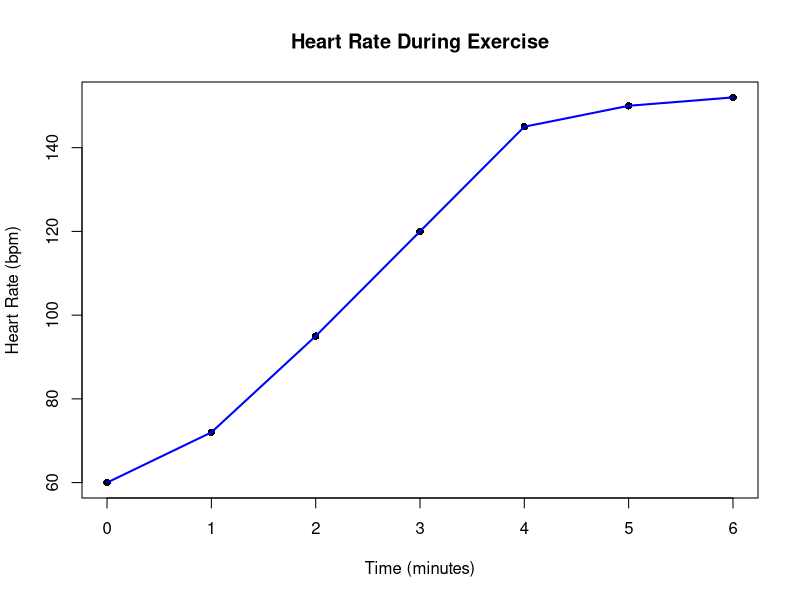
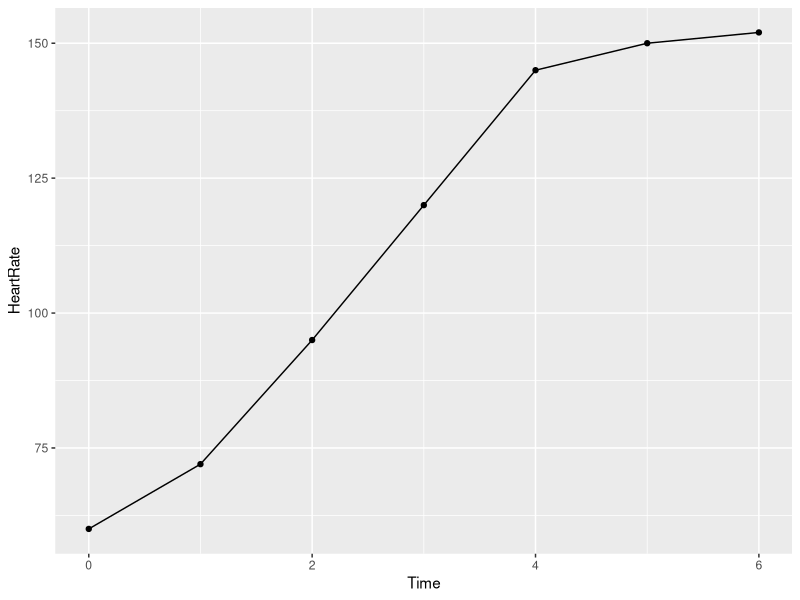
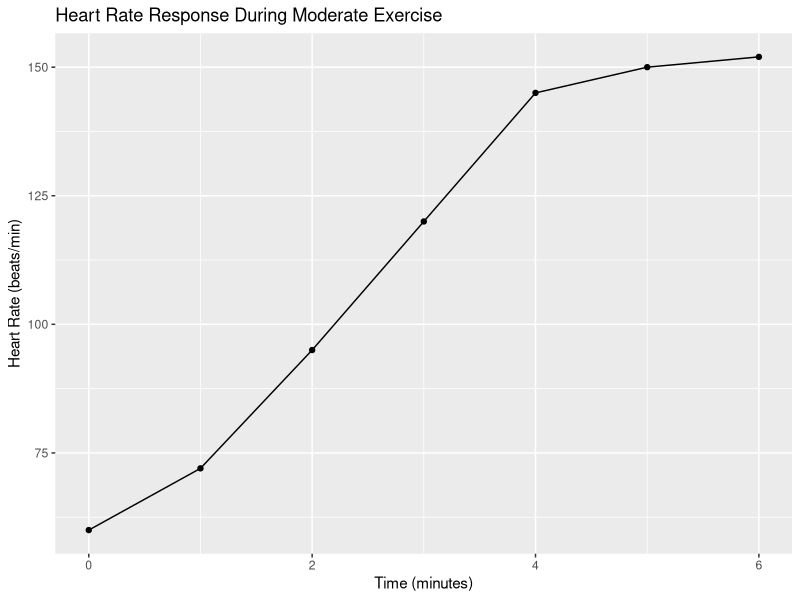
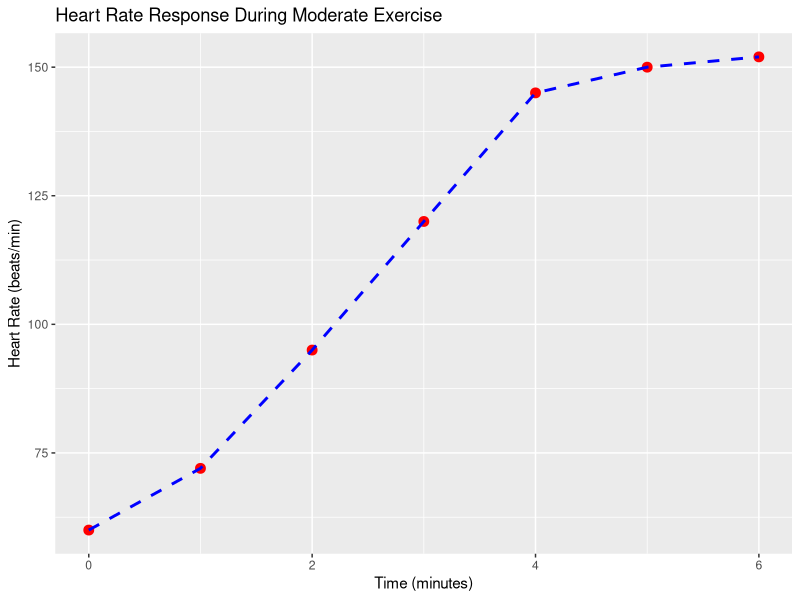
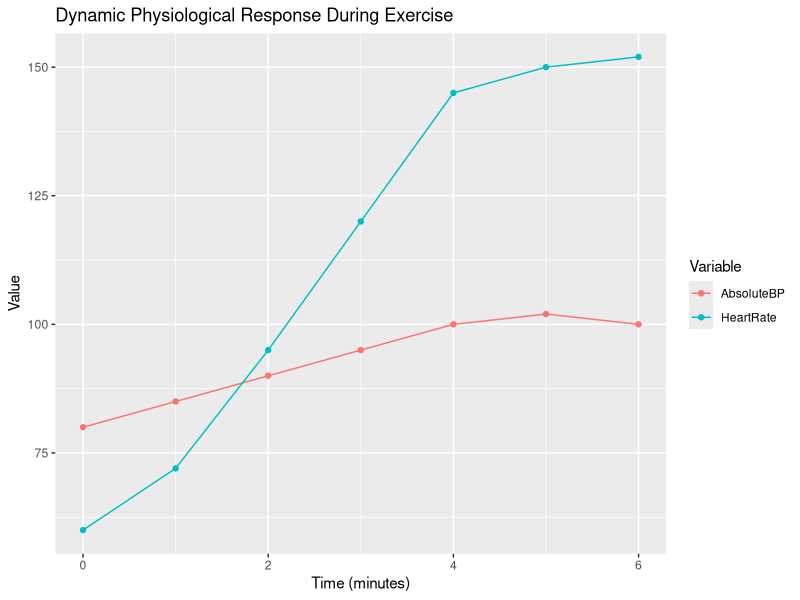
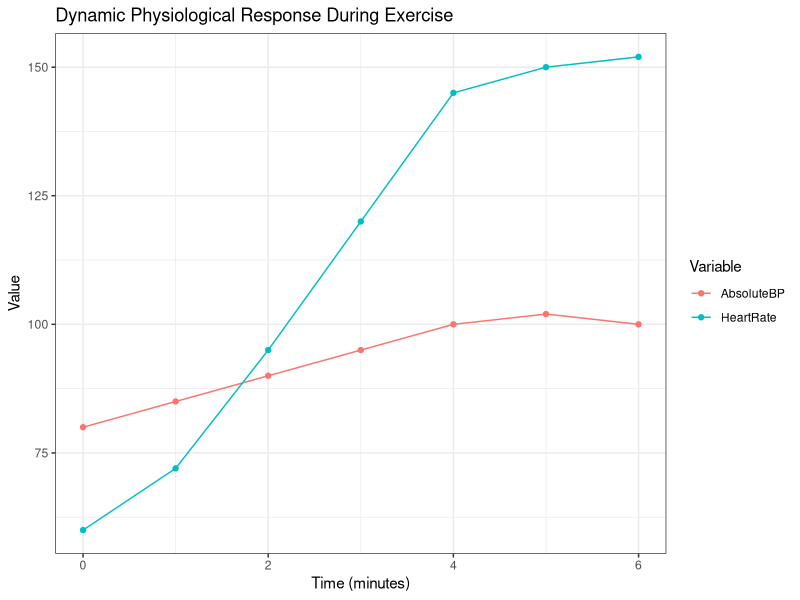

Recreate these plots in R, in order.
## ---- chunk 1
10 + 5
## ---- chunk 2
25 * 3 - 10
## ---- chunk 3
(100 / 5) + (15 * 2)
## ---- chunk 4
resting_HR <- 65
## ---- chunk 5
max_HR <- 220 - 40 # Let's assume age 40

HR_range <- max_HR - resting_HR

print(HR_range)
## ---- chunk 6
BMI <- 75 / (1.80^2) # Mass (kg) / Height (m)^2

print(BMI)
## ---- chunk 7
heart_rate <- 72.5 # Numeric (double)
age <- 30         # Numeric (integer, but often treated as double)
rate_constant <- 0.15 # Numeric (double)
## ---- chunk 8
subject_id <- "Subject_001"
measurement_unit <- "bpm"
## ---- chunk 9
is_exercising <- TRUE
is_resting <- FALSE
## ---- chunk 10
class(heart_rate)
## ---- chunk 11
class(subject_id)
## ---- chunk 12
sqrt(81) # Square root
## ---- chunk 13
exp(1)   # The exponential function e^x (e to the power of 1)
## ---- chunk 14
log(10)  # Natural logarithm (base e)
## ---- chunk 15
log10(100) # Logarithm base 10
## ---- chunk 16
sin(pi / 2) # Sine function (input in radians)
## ---- chunk 17
initial_concentration <- 100
decay_rate <- 0.05
time_point <- 10

# Concentration after 10 time units using the exponential decay formula
predicted_concentration <- initial_concentration * exp(-decay_rate * time_point)

print(predicted_concentration)
## ---- chunk 18
round(BMI, 2)
## ---- chunk 19
# This line calculates the maximum heart rate based on age
max_HR <- 220 - 40

# Let's define some parameters for a simple model
clearance_k <- 0.1  # Clearance rate constant (units: 1/time)
initial_C <- 50     # Initial concentration (units: mass/volume)
## ---- chunk 20
# A vector of heart rate measurements (beats per minute) at different time points
heart_rates <- c(60, 72, 95, 120, 145, 150, 152)

# A vector of corresponding time points (in minutes)
time_points_min <- c(0, 1, 2, 3, 4, 5, 6)

# A vector of model parameters (e.g., for a simple physiological model)
model_params <- c(0.05, 1.2, 70) # clearance_rate, volume, baseline_value
## ---- chunk 21
heart_rates
## ---- chunk 22
length(heart_rates) # How many elements are in the vector?

class(heart_rates) # What type of data is stored in the vector?
## ---- chunk 23
heart_rates[1] # Access the first element

heart_rates[4] # Access the fourth element (120 bpm)

heart_rates[c(1, 3, 7)] # Access multiple elements using a vector of indices

heart_rates[2:5] # Access a range of elements using the colon operator (:)

heart_rates[-1] # Access all elements EXCEPT the first one
## ---- chunk 24
# Convert heart rates from bpm to beats per second
heart_rates_bps <- heart_rates / 60

print(heart_rates_bps)

# Add a constant value to all elements (e.g., simulating a measurement offset)
heart_rates_offset <- heart_rates + 5

print(heart_rates_offset)
## ---- chunk 25
# Let's say we measured change in blood pressure (mmHg) at the same time points
delta_bp_mmhg <- c(0, 5, 10, 15, 20, 22, 20)

# Calculate a simple physiological stress index (just for illustration)
# Maybe stress_index = HR * delta_BP
stress_index <- heart_rates * delta_bp_mmhg

print(stress_index)
## ---- chunk 26
mean(heart_rates) # Calculate the average heart rate

sum(delta_bp_mmhg) # Calculate the total change in BP (not physiologically meaningful here, just an example)

max(heart_rates) # Find the maximum heart rate

min(heart_rates) # Find the minimum heart rate
## ---- chunk 27
# Create a matrix of physiological data (e.g., HR and BP for 3 time points)
# Let's arrange data as: Col 1 = HR, Col 2 = BP
# Data vector: 60, 120 (HR), 80, 140 (BP)
phys_matrix_data <- c(60, 80, 120, 140, 90, 130) # HR data then BP data

phys_matrix <- matrix(
  data = phys_matrix_data, 
  nrow = 3, 
  ncol = 2
)

print(phys_matrix)
## ---- chunk 28
phys_matrix_data_byrow <- c(60, 120, # Time 1: HR, BP
                            80, 140, # Time 2: HR, BP
                            90, 130) # Time 3: HR, BP

phys_matrix_corrected <- matrix(
  data = phys_matrix_data_byrow, 
  nrow = 3, 
  ncol = 2, 
  byrow = TRUE
)

print(phys_matrix_corrected)
## ---- chunk 29
# Data vector: HR at 3 times, then BP at 3 times
phys_matrix_data_cols <- c(60, 80, 90, # HR at times 1, 2, 3
                           120, 140, 130) # BP at times 1, 2, 3

phys_matrix_bycol <- matrix(
  data = phys_matrix_data_cols,
  nrow = 3, 
  ncol = 2
)

phys_matrix_bycol
## ---- chunk 30
phys_matrix_bycol[1, 1] # Element in row 1, column 1 (HR at time 1)

phys_matrix_bycol[2, ] # Entire second row (HR and BP at time 2)

phys_matrix_bycol[, 1] # Entire first column (HR at all times) - this is a vector!
## ---- chunk 31
# Our earlier vectors
time_points_min <- c(0, 1, 2, 3, 4, 5, 6)
heart_rates <- c(60, 72, 95, 120, 145, 150, 152)
delta_bp_mmhg <- c(0, 5, 10, 15, 20, 22, 20)
subject_id <- c("A", "A", "A", "A", "A", "A", "A") # A character vector

# Create a data frame from these vectors
exercise_data <- data.frame(Time = time_points_min,
                            HeartRate = heart_rates,
                            DeltaBP = delta_bp_mmhg,
                            Subject = subject_id)

exercise_data
## ---- chunk 32
# View the first few rows (useful for large datasets)
head(exercise_data)

# Get summary statistics for each column
summary(exercise_data)

# Get the names of the columns
colnames(exercise_data)

# Show the structure and data types of each column
str(exercise_data)

# Show the dimensions (rows, columns)
dim(exercise_data)
## ---- chunk 33
exercise_data[1, 2] # Heart rate at the first time point

exercise_data[3, ] # All data for the third time point

exercise_data[, 2] # All heart rates (returns a vector)
## ---- chunk 34
exercise_data$HeartRate # Get the entire HeartRate column as a vector

exercise_data$Time
## ---- chunk 35
exercise_data[, "DeltaBP"] # Get the DeltaBP column
## ---- chunk 36
# Assume RestingBP is 80 mmHg. Calculate AbsoluteBP
exercise_data$AbsoluteBP <- 80 + exercise_data$DeltaBP

# Calculate Heart Rate Reserve (HRR) if max HR is 190
max_hr <- 190
resting_hr <- 60
hrr <- max_hr - resting_hr

exercise_data$HRR_percent <- 100 * (exercise_data$HeartRate - resting_hr) / hrr

print(exercise_data) # View the updated data frame
## ---- chunk 37
# Select only the rows where HeartRate is greater than 100 bpm
high_hr_data <- exercise_data[exercise_data$HeartRate > 100, ]

print(high_hr_data)

# Select rows where Time is between 2 and 5 minutes (inclusive)
# Use '&' for 'and'
mid_exercise_data <- 
  exercise_data[exercise_data$Time >= 2 & exercise_data$Time <= 5, ]

print(mid_exercise_data)
## ---- chunk 38
# Create a simple scatter plot
plot(time_points_min, heart_rates,
     xlab = "Time (minutes)", # Label for the x-axis
     ylab = "Heart Rate (bpm)", # Label for the y-axis
     main = "Heart Rate During Exercise", # Plot title
     pch = 16) # Set the plotting symbol to a solid circle

# Add a line connecting the points
lines(time_points_min, heart_rates, col = "blue", lwd = 2) # col for color, lwd for line width
## ---- chunk 39
#| warning: false
#| message: false
library(ggplot2) # Load the package for this session
## ---- chunk 40
# Start the plot: specify data frame and map Time to x and HeartRate to y
ggplot(data = exercise_data, aes(x = Time, y = HeartRate)) +
  geom_point() + # Add a layer of points
  geom_line()    # Add a layer of lines
## ---- chunk 41
ggplot(data = exercise_data, aes(x = Time, y = HeartRate)) +
  geom_point() +
  geom_line() +
  labs(title = "Heart Rate Response During Moderate Exercise",
       x = "Time (minutes)",
       y = "Heart Rate (beats/min)")
## ---- chunk 42
    ggplot(data = exercise_data, aes(x = Time, y = HeartRate)) +
      geom_point(color = "red", size = 3) + # Set point color to red, size to 3
      geom_line(linetype = "dashed", color = "blue", linewidth = 1) + # Dashed blue line, width 1
      labs(title = "Heart Rate Response During Moderate Exercise",
           x = "Time (minutes)",
           y = "Heart Rate (beats/min)")
## ---- chunk 43
    # Install and load tidyr if you haven't
    # install.packages("tidyr")
    library(tidyr)

    # Reshape the data frame to long format for plotting multiple variables
    # Exclude Subject and HRR_percent for this example plot
    exercise_data_long <- pivot_longer(exercise_data,
                                       cols = c(HeartRate, AbsoluteBP), # Columns to pivot
                                       names_to = "Physiological_Variable", # New column for variable names
                                       values_to = "Value") # New column for values

    head(exercise_data_long) # See the new structure
## ---- chunk 44
    ggplot(data = exercise_data_long, aes(x = Time, y = Value, color = Physiological_Variable)) +
      geom_line() +
      geom_point() +
      labs(title = "Dynamic Physiological Response During Exercise",
           x = "Time (minutes)",
           y = "Value",
           color = "Variable") # Customize the legend title
## ---- chunk 45
ggplot(data = exercise_data_long, aes(x = Time, y = Value, color = Physiological_Variable)) +
  geom_line() +
  geom_point() +
  labs(title = "Dynamic Physiological Response During Exercise",
       x = "Time (minutes)",
       y = "Value",
       color = "Variable") +
  theme_bw() # Apply a black and white theme
## ---- chunk 46
# Define the function named calculate_bmi
calculate_bmi <- function(mass_kg, height_m) {
  # Function body: Calculate BMI
  bmi_value <- mass_kg / height_m^2

  # Return the calculated BMI value
  return(bmi_value)
}
## ---- chunk 47
# Calculate BMI for someone 70kg and 1.75m
bmi_subject1 <- calculate_bmi(70, 1.75)
bmi_subject1

# Calculate BMI for someone 85kg and 1.80m
bmi_subject2 <- calculate_bmi(85, 1.80)
bmi_subject2
## ---- chunk 48
subject3_mass <- 75

subject3_height <- 1.68

bmi_subject3 <- calculate_bmi(subject3_mass, subject3_height)

bmi_subject3
## ---- chunk 49
# Define the function
convert_vo2_mlkgmin_to_lmin <- function(vo2_ml_kg_min, body_weight_kg) {
  # Calculate total VO2 in ml/min
  vo2_ml_min <- vo2_ml_kg_min * body_weight_kg

  # Convert ml/min to L/min
  vo2_l_min <- vo2_ml_min / 1000

  # Return the value in L/min
  return(vo2_l_min)
}

# Use the function
vo2_l_min_subjectA <- convert_vo2_mlkgmin_to_lmin(vo2_ml_kg_min = 50, body_weight_kg = 70)

vo2_l_min_subjectA
## ---- chunk 50
# A function to calculate the rate of change for the drug concentration
calculate_clearance_rate <- function(current_concentration, clearance_rate_constant) {
  # Calculate the rate of change (dC/dt)
  dC_dt <- -clearance_rate_constant * current_concentration

  # The function needs to return this rate of change
  return(dC_dt)
}

# Example: If concentration is 50 and k is 0.1, what's the rate of change?
rate_now <- calculate_clearance_rate(current_concentration = 50, clearance_rate_constant = 0.1)
rate_now
